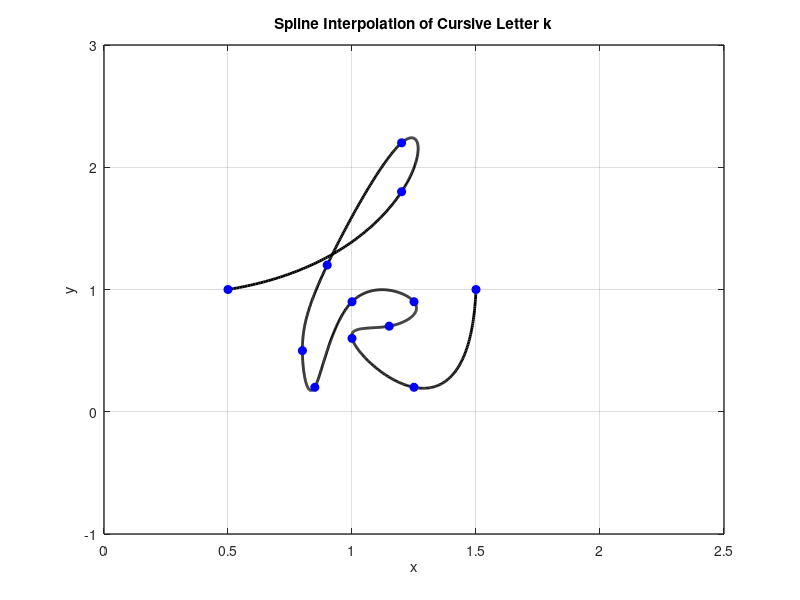

The MATLAB script that drew this image:
x = [0.5 1.2 1.2 0.9 0.8 0.85 1 1.25 1.15 1 1.25 1.5];
y = [1 1.8 2.2 1.2 0.5 0.2 0.9 0.9 0.7 0.6 0.2 1];

n = length(x);
t = 0:n-1; % Parametric coordinate t
tt = 0:0.01:n-1; % More dense coordinate tt for spline interpolation

% Compute spline interpolation
xx = spline(t, x, tt);
yy = spline(t, y, tt);

% Plot settings
figure(1)
plot(xx, yy, 'k', 'LineWidth', 2) % plot spline
hold on
plot(x, y, 'bo', 'MarkerFaceColor', 'b') % plot data points
axis([0 2.5 -1 3])
grid on
title('Spline Interpolation of Cursive Letter k')
xlabel('x')
ylabel('y')
set(gca, 'FontSize', 10, 'LineWidth', 1)
grid on